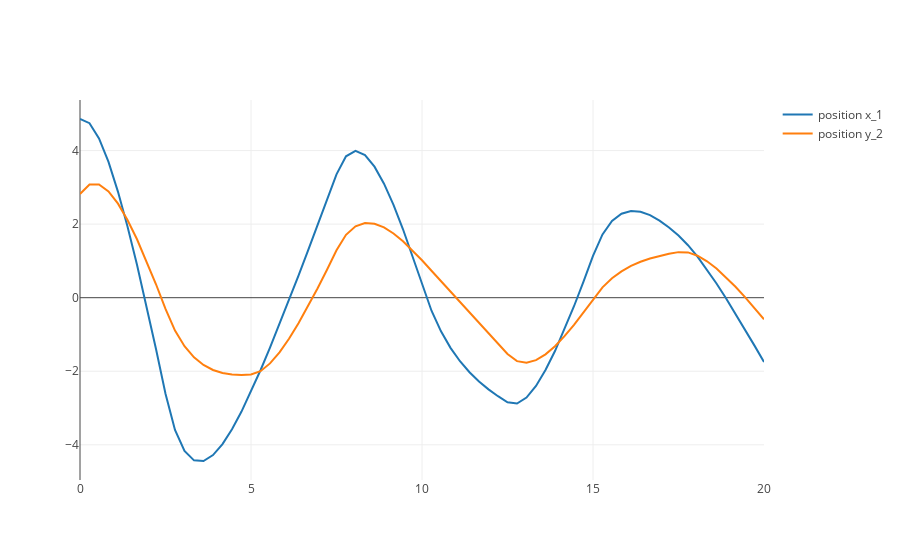
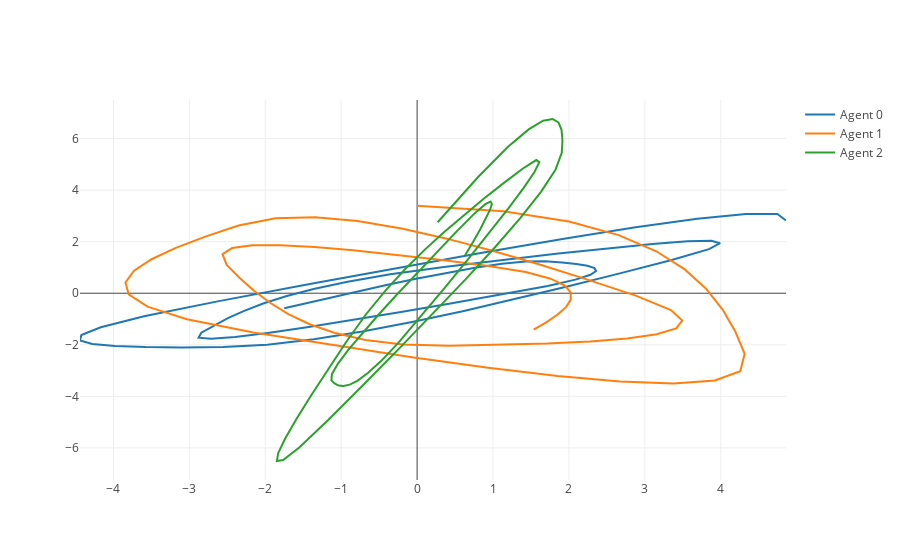

These figures' notebook cell, in order:
### Code cell
def get_s_dot(s,t,u):
    s_i = [s[i*nStates:(i+1)*nStates]  for i in agents]
    s_dot_i = [get_s_dot_i(t, s_i[i], u_i[i], AgentPars)   for i in agents]
    return np.concatenate(s_dot_i)

# Initial Conditions
s_start = 2.5 * np.random.randn(2*n*N) + 3

# Initialize empty result vectors
t_history = np.empty(shape=[1,      0 ]) 
s_history = np.empty(shape=[N*nStates, 0]) 
end = -1

# At every sample do
for tnow in t_discrete:
    
    # List of all the control inputs
    
     
    r_i = [s_start[2*i*n:(2*i+1)*n] for i in agents]
    
    u_i = [-1*r_i[i] for i in agents]
        
    t_sim = np.linspace(tnow,tnow+dt,odesteps_per_timesample)
    s_sim = odeint(get_s_dot, s_start, t_sim, args=(u_i,)).T
    
    ## The final y state is the initial state for next time
    s_start = s_sim[:,end]
       
    # Append the results
    t_history = np.append(t_history,t_sim)
    s_history = np.append(s_history,s_sim, axis = horizontal)

    
## Match time and output signals for plotting    
posx_plot = Scatter(x = t_history, y = s_history[0, :], name = 'position x_1')   
posy_plot = Scatter(x = t_history, y = s_history[1, :], name = 'position y_2')   



position_traces = [Scatter(x = s_history[i*nStates, :], y = s_history[i*nStates+1, :], name = 'Agent ' + str(i))  for i in agents]
    
# Plot results inline    
iplot([posx_plot,posy_plot])
iplot(position_traces)


print(t_sim)
